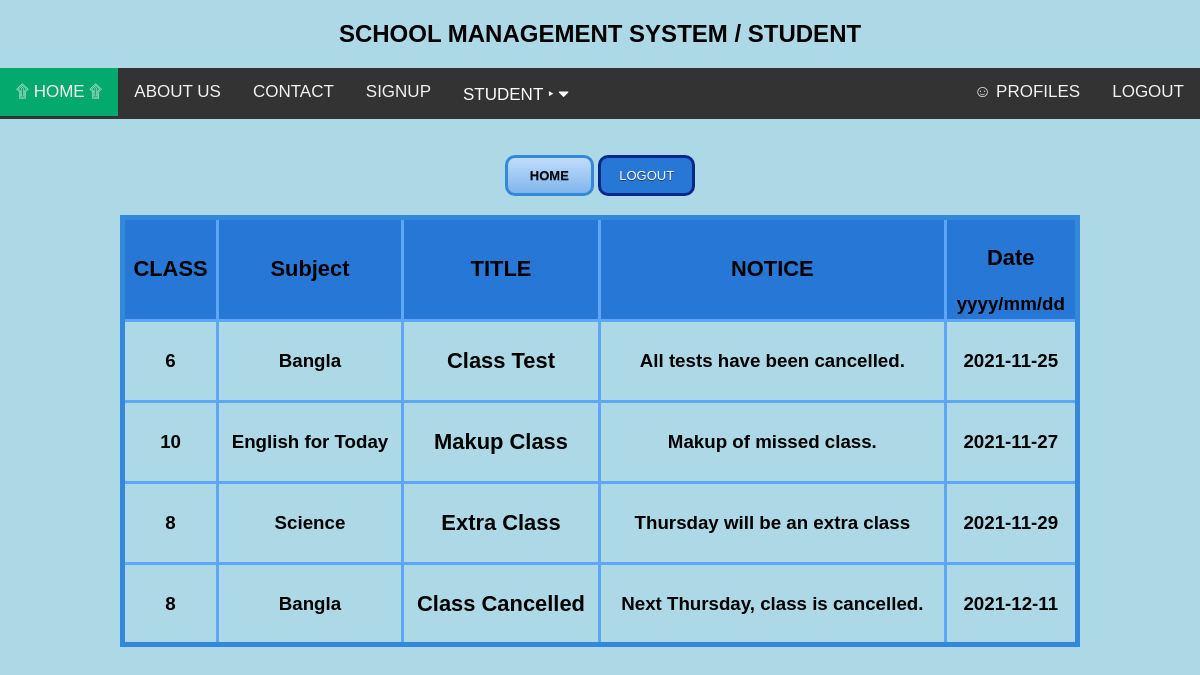
Screenshot of /views/notice.php (signed in) with the database file from the repository.
### tables this page shows
CREATE TABLE `studentnotice` (
  `id` int(10) NOT NULL,
  `class` int(10) NOT NULL,
  `subject` varchar(50) NOT NULL,
  `title` varchar(50) NOT NULL,
  `notice` varchar(255) NOT NULL,
  `date` varchar(20) NOT NULL
);

### model/noticeModel.php (called while the page is built, shortened)
<?php
	function getAllNotices(){
		$con = getConnection();
		$sql = "select * from studentnotice";
		$result = mysqli_query($con, $sql);
		return $result;
	}
?>

### views/notice.php (the view, shortened to what this page needs)
<?php
	if(isset($_COOKIE['flag'])){
		include('header.php');
		require_once('../model/noticeModel.php');
	$result = getAllNotices();
?>
<!DOCTYPE html>
<html>
<head>
</head>
<body>
	<br>
	<center>
		<br>
		<a href="home.php" class="lightBlueButton">HOME</a>
		<a href="../controller/logout.php" class="darkBlueButton">LOGOUT</a>
		<h3><table border="5" align="center" width="80%" cellspacing="4" cellpadding="4" class="customTable">
		<thead>
		<tr align="center">
			<td><h3>CLASS</h3></td>
			<td><h3>Subject</h3></td>
			<td><h3>TITLE</h3></td>
			<td><h3>NOTICE</h3></td>
			<td><h3>Date</h3>yyyy/mm/dd<br></td>
		</tr>
		</thead>
		<?php while($data =mysqli_fetch_assoc($result)){ ?>
			<tbody>
			<tr align="center">
				<td><?=$data['class']?></td>
				<td><?=$data['subject']?></td>
				<td><h3><?=$data['title']?></h3></td>
				<td><?=$data['notice']?></td>
				<td><?=$data['date']?></td>
			</tr>
			</tbody>
		<?php } ?>
		</table></h3>
	</center>
</body>
</html>
<?php
 }else{
  header('location: login.html');
 }
?>

### views/header.php (style rules this page uses)
body { margin:0;font-family:Arial }
body { background-color: lightblue; }

### views/notice.php (style rules this page uses)
.lightBlueButton { box-shadow:inset 0px 0px 0px 0px #dcecfb; background:linear-gradient(to bottom, #bddbfa 5%, #80b5ea 100%); background-color:#bddbfa; border-radius:10px; border:3px solid #3488db; display:inline-block; cursor:pointer; color:#ffffff; font-family:Arial; color: black; font-size:13px; font-weight:bold; padding:10px 22px; text-decoration:none; text-shadow:0px 1px 0px #528ecc; }
.darkBlueButton { background-color:#2778d6; border-radius:10px; border:3px solid #08298a; display:inline-block; cursor:pointer; color:#ffffff; font-family:Arial; font-size:13px; padding:10px 18px; text-decoration:none; text-shadow:0px 1px 0px #283966; }
table.customTable { border-collapse: collapse; border-width: 5px; border-color: #3488db; border-style: solid; color: #000000; }
table.customTable td, table.customTable th { border-width: 3px; border-color: #5EA6F8; border-style: solid; text-align: center; }
table.customTable thead { background-color: #2778d6; }

### rows the page displays
studentnotice: class "6", subject "Bangla", title "Class Test", notice "All tests have been cancelled.", date "2021-11-25"
studentnotice: class "10", subject "English for Today", title "Makup Class", notice "Makup of missed class.", date "2021-11-27"
studentnotice: class "8", subject "Science", title "Extra Class", notice "Thursday will be an extra class", date "2021-11-29"
studentnotice: class "8", subject "Bangla", title "Class Cancelled", notice "Next Thursday, class is cancelled.", date "2021-12-11"
